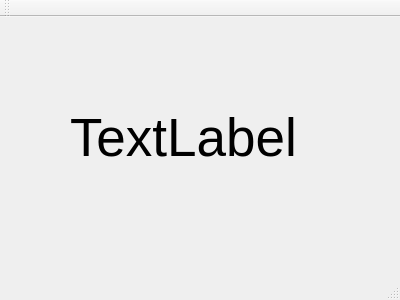
<?xml version="1.0" encoding="UTF-8"?>
<ui version="4.0">
 <class>MainWindow</class>
 <widget class="QMainWindow" name="MainWindow">
  <property name="geometry">
   <rect>
    <x>0</x>
    <y>0</y>
    <width>400</width>
    <height>300</height>
   </rect>
  </property>
  <property name="windowTitle">
   <string>MainWindow</string>
  </property>
  <widget class="QWidget" name="centralWidget">
   <widget class="QLabel" name="label">
    <property name="geometry">
     <rect>
      <x>70</x>
      <y>70</y>
      <width>261</width>
      <height>101</height>
     </rect>
    </property>
    <property name="font">
     <font>
      <pointsize>40</pointsize>
     </font>
    </property>
    <property name="text">
     <string>TextLabel</string>
    </property>
   </widget>
  </widget>
  <widget class="QMenuBar" name="menuBar">
   <property name="geometry">
    <rect>
     <x>0</x>
     <y>0</y>
     <width>400</width>
     <height>28</height>
    </rect>
   </property>
  </widget>
  <widget class="QToolBar" name="mainToolBar">
   <attribute name="toolBarArea">
    <enum>TopToolBarArea</enum>
   </attribute>
   <attribute name="toolBarBreak">
    <bool>false</bool>
   </attribute>
  </widget>
  <widget class="QStatusBar" name="statusBar"/>
 </widget>
 <layoutdefault spacing="6" margin="11"/>
 <resources/>
 <connections/>
</ui>
